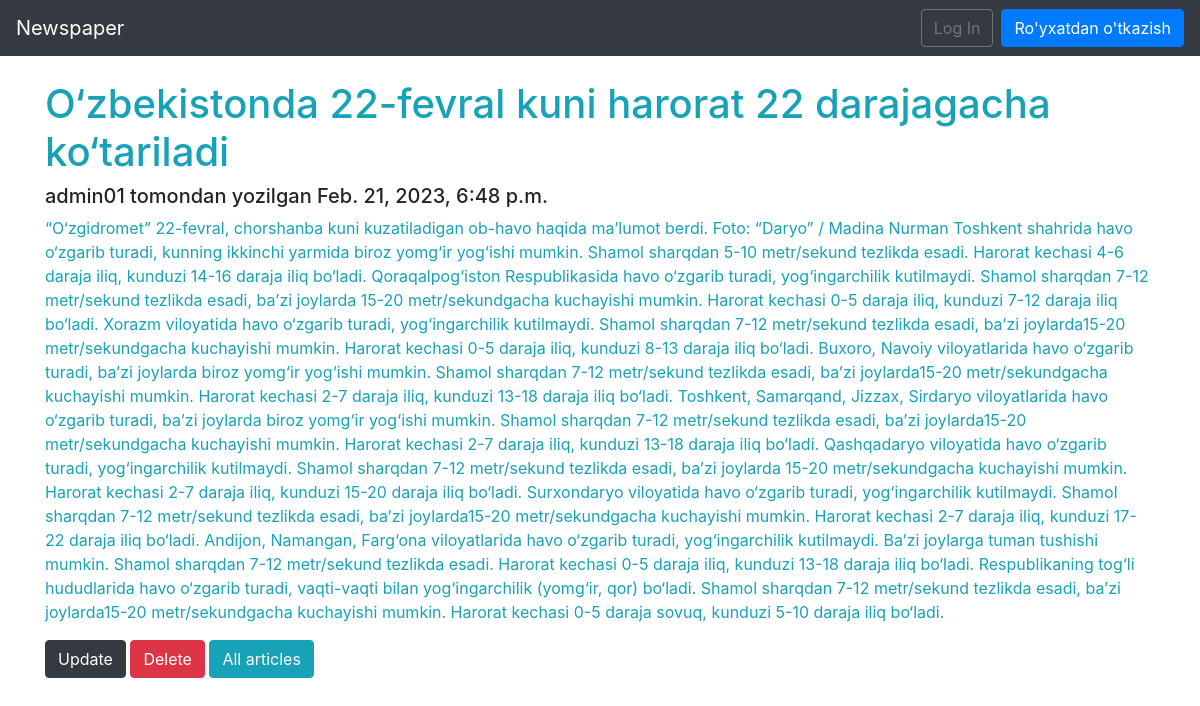
Page /3/detail/ on the committed database.
### articles/models.py (models this page shows, shortened)
class Article(models.Model):
    author = models.ForeignKey(
        get_user_model(),
        on_delete=models.CASCADE,
    )
    title = models.CharField(max_length=255)
    body = models.TextField()
    date = models.DateTimeField(auto_now_add=True)

### users/models.py (models this page shows)
class CustomUser(AbstractUser):
    firstname = models.CharField(max_length=50)
    lastname = models.CharField(max_length=100)
    email = models.EmailField(max_length=100)
    age = models.PositiveIntegerField(null=True, blank=True)
    address = models.CharField(max_length=200)
    phone = models.CharField(max_length=20)
    job = models.CharField(max_length=50)

### articles/views.py (the view)
# urls.py: path('<int:pk>/detail/', ArticleDetailView.as_view(), name='article_detail'),
class ArticleDetailView(DetailView):
    model = Article
    template_name = 'article_detail.html'

### templates/article_detail.html
{%extends 'base.html'%} {%load crispy_forms_tags%} {%block title%} Article Edit {%endblock%} {%block content%}
<h1 class="text-info">{{object.title}}</h1>
<h5 class="card-muted">{{object.author}} tomondan yozilgan {{object.date}}</h5>
<p class="text-info">{{object.body}}</p>
<a href="{% url 'article_update' article.pk%}" class="btn btn-dark">Update</a>
<a href="{% url 'article_delete' article.pk%}" class="btn btn-danger">Delete</a>
<a href="{% url 'article_list' %}" class="btn btn-info">All articles</a> {%endblock%}

### rows in the picture
Article: title "O‘zbekistonda 22-fevral kuni harorat 22 darajagacha ko‘tariladi", author "admin01", date "Feb. 21, 2023, 6:48 p.m.", body "“O‘zgidromet” 22-fevral, chorshanba kuni kuzatiladigan ob-havo haqida ma’lumot berdi. Foto: “Daryo” / Madina Nurman Toshkent shahrida havo o‘zgarib turadi, kunning ikkinchi yarmida biroz yomg‘ir yog‘ishi mumkin. Shamol sharqdan 5-10 metr/sekund tezlikda esadi. Harorat kechasi 4-6 daraja iliq, kunduzi 14-16 daraja iliq bo‘ladi. Qoraqalpog‘iston Respublikasida havo o‘zgarib turadi, yog‘ingarchilik kutilmaydi. Shamol sharqdan 7-12 metr/sekund tezlikda esadi, baʼzi joylarda 15-20 metr/sekundgacha kuchayishi mumkin. Harorat kechasi 0-5 daraja iliq, kunduzi 7-12 daraja iliq bo‘ladi. Xorazm viloyatida havo o‘zgarib turadi, yog‘ingarchilik kutilmaydi. Shamol sharqdan 7-12 metr/sekund tezlikda…"
